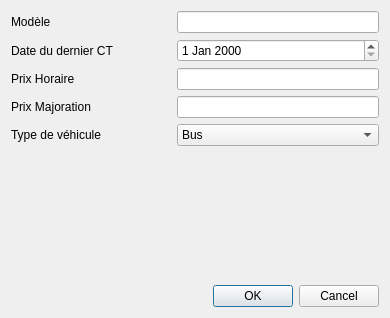
<?xml version="1.0" encoding="UTF-8"?>
<ui version="4.0">
 <class>AddVehiculeDialog</class>
 <widget class="QDialog" name="AddVehiculeDialog">
  <property name="geometry">
   <rect>
    <x>0</x>
    <y>0</y>
    <width>390</width>
    <height>318</height>
   </rect>
  </property>
  <property name="windowTitle">
   <string>Dialog</string>
  </property>
  <layout class="QVBoxLayout" name="verticalLayout">
   <item>
    <layout class="QFormLayout" name="formLayout_4">
     <item row="0" column="0">
      <widget class="QLabel" name="label">
       <property name="text">
        <string>Modèle</string>
       </property>
      </widget>
     </item>
     <item row="0" column="1">
      <widget class="QLineEdit" name="le_Modele"/>
     </item>
     <item row="1" column="0">
      <widget class="QLabel" name="label_2">
       <property name="minimumSize">
        <size>
         <width>160</width>
         <height>0</height>
        </size>
       </property>
       <property name="text">
        <string>Date du dernier CT</string>
       </property>
      </widget>
     </item>
     <item row="1" column="1">
      <widget class="QDateEdit" name="de_dernierCt"/>
     </item>
     <item row="2" column="0">
      <widget class="QLabel" name="label_3">
       <property name="text">
        <string>Prix Horaire</string>
       </property>
      </widget>
     </item>
     <item row="2" column="1">
      <widget class="QLineEdit" name="le_prixHoraire"/>
     </item>
     <item row="3" column="0">
      <widget class="QLabel" name="label_4">
       <property name="text">
        <string>Prix Majoration</string>
       </property>
      </widget>
     </item>
     <item row="3" column="1">
      <widget class="QLineEdit" name="le_prixMajo"/>
     </item>
     <item row="4" column="0">
      <widget class="QLabel" name="label_5">
       <property name="text">
        <string>Type de véhicule</string>
       </property>
      </widget>
     </item>
     <item row="4" column="1">
      <widget class="QComboBox" name="cb_typevehicule">
       <item>
        <property name="text">
         <string>Bus</string>
        </property>
       </item>
       <item>
        <property name="text">
         <string>Voiture</string>
        </property>
       </item>
       <item>
        <property name="text">
         <string>Velo</string>
        </property>
       </item>
      </widget>
     </item>
    </layout>
   </item>
   <item>
    <widget class="QDialogButtonBox" name="buttonBox">
     <property name="orientation">
      <enum>Qt::Horizontal</enum>
     </property>
     <property name="standardButtons">
      <set>QDialogButtonBox::Cancel|QDialogButtonBox::Ok</set>
     </property>
    </widget>
   </item>
  </layout>
 </widget>
 <resources/>
 <connections>
  <connection>
   <sender>buttonBox</sender>
   <signal>accepted()</signal>
   <receiver>AddVehiculeDialog</receiver>
   <slot>accept()</slot>
   <hints>
    <hint type="sourcelabel">
     <x>248</x>
     <y>254</y>
    </hint>
    <hint type="destinationlabel">
     <x>157</x>
     <y>274</y>
    </hint>
   </hints>
  </connection>
  <connection>
   <sender>buttonBox</sender>
   <signal>rejected()</signal>
   <receiver>AddVehiculeDialog</receiver>
   <slot>reject()</slot>
   <hints>
    <hint type="sourcelabel">
     <x>316</x>
     <y>260</y>
    </hint>
    <hint type="destinationlabel">
     <x>286</x>
     <y>274</y>
    </hint>
   </hints>
  </connection>
 </connections>
</ui>
